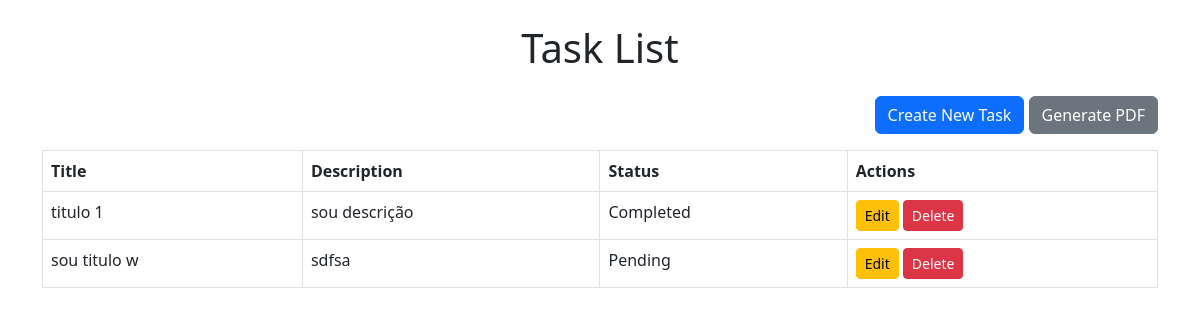
Before: / with the older database file.
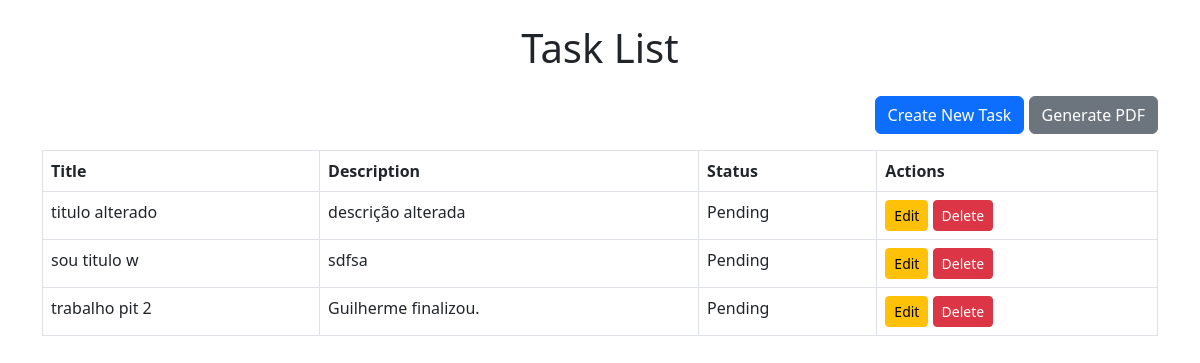
After: the same page with the newer database file.
### app_main/models.py (models this page shows, shortened)
class Task(models.Model):
    title = models.CharField(max_length=200)
    description = models.TextField(blank=True, null=True)
    status = models.BooleanField(default=False)
    created_at = models.DateTimeField(auto_now_add=True)

### app_main/views.py (the view)
# urls.py: path('', views.list_tasks, name='list_tasks'),
def list_tasks(request):
    tasks = Task.objects.all()
    return render(request, 'task_list.html', {'tasks': tasks})

### app_main/templates/task_list.html (shortened to what this page needs)
<!DOCTYPE html>
<html>
<head>
    <link href="https://cdn.jsdelivr.net/npm/bootstrap@5.3.0/dist/css/bootstrap.min.css" rel="stylesheet">
</head>
<body class="container mt-4">
    <h1 class="text-center mb-4">Task List</h1>
    <div class="text-end mb-3">
    <a href="{% url 'create_task' %}" class="btn btn-primary">Create New Task</a>
    <a href="{% url 'generate_pdf' %}" class="btn btn-secondary">Generate PDF</a>
</div>
    <table class="table table-bordered">
        <thead>
            <tr>
                <th>Title</th>
                <th>Description</th>
                <th>Status</th>
                <th>Actions</th>
            </tr>
        </thead>
        <tbody>
            {% for task in tasks %}
            <tr>
                <td>{{ task.title }}</td>
                <td>{{ task.description }}</td>
                <td>{{ task.status|yesno:"Completed,Pending" }}</td>
                <td>
                    <a href="{% url 'update_task' task.id %}" class="btn btn-sm btn-warning">Edit</a>
                    <a href="{% url 'delete_task' task.id %}" class="btn btn-sm btn-danger">Delete</a>
                </td>
            </tr>
            {% endfor %}
        </tbody>
    </table>
</body>
</html>

Changed rows visible on the page:
changed Task: title "titulo 1" → "titulo alterado"; description "sou descrição" → "descrição alterada"; status "Completed" → "Pending"
added Task: title "trabalho pit 2", description "Guilherme finalizou.", status "Pending"
